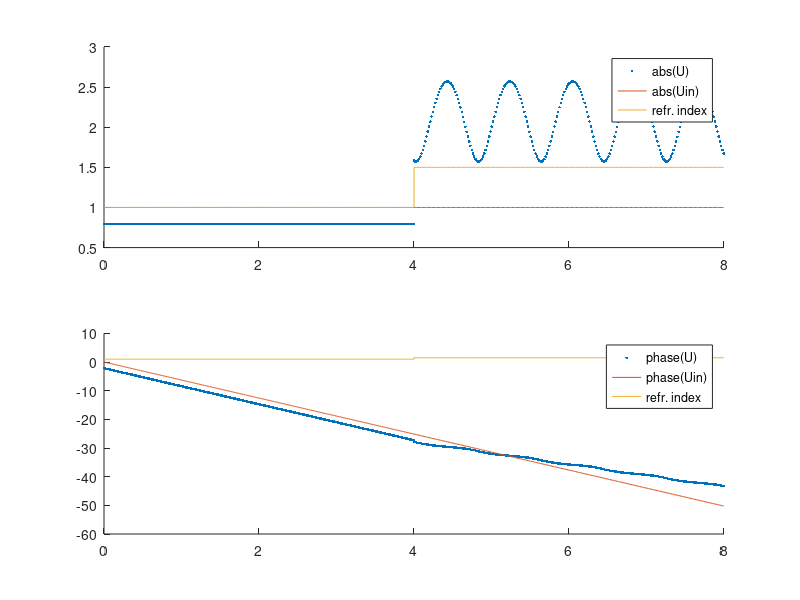

Source code (MATLAB):
tic

n_layers = 2;
seq =1;
eps_r = 1.5^2; %relative permitivitty
n = eps_r^0.5; %refractive index
air_thickness = 1;
ratio = ((sqrt(5) + 1)/2);
k_max = 2*pi;
k_min = pi;
num_pts_per_lyr = 101;

DL1 = air_thickness/(num_pts_per_lyr-1);
DL2 = ratio*air_thickness/(num_pts_per_lyr-1);

%k_vec = 0:2*pi/1000:2*pi;
k_vec = 2*pi;
len_vec = length(k_vec);
tau_arr = zeros(1,len_vec);
ref_arr = zeros(1,len_vec);

%n_obj_arr = [1 1 (get_multilayer_eps(seq, n_layers, eps_r)).^0.5 1 1];
%wid_arr = get_width(n_obj_arr, air_thickness, ratio);
%wid_arr([1 2 (end-1) end]) = air_thickness;

n_obj_arr = [1 1.5];
wid_arr = [4 4];

num_objs = length(n_obj_arr);
n_obj_eff_arr = [n_obj_arr(1)];
wid_eff_arr = [wid_arr(1)];
for i = 2:num_objs
    if n_obj_arr(i) == n_obj_arr(i-1)
        wid_eff_arr(end) = wid_eff_arr(end) + wid_arr(i);
    else
        n_obj_eff_arr(end+1) = n_obj_arr(i);
        wid_eff_arr(end+1) = wid_arr(i);
    end
end


num_objs_eff = length(n_obj_eff_arr);
num_pts_eff_each_lyr = zeros(1,num_objs_eff);
z_arr = 0:DL1:wid_eff_arr(1);
n_arr = ones(1,length(z_arr));
for i = 1:num_objs_eff
    if n_obj_eff_arr(i) == 1
        num_pts_eff_each_lyr(i) = fix(wid_eff_arr(i)/DL1) + 1;
        if i>1
            z_append = sum(wid_eff_arr(1:i-1)):DL1:sum(wid_eff_arr(1:i));
            z_arr = [z_arr, z_append];
            n_arr = [n_arr, ones(1, length(z_append))];
        end
    else
        num_pts_eff_each_lyr(i) = fix(wid_eff_arr(i)/DL2) + 1;
        z_append = sum(wid_eff_arr(1:i-1)):DL2:sum(wid_eff_arr(1:i));
        z_arr = [z_arr, z_append];
        n_arr = [n_arr, n_obj_eff_arr(i)*ones(1, length(z_append))];
    end
end

num_eq = sum(num_pts_eff_each_lyr);

k = 2*pi;

A = zeros(num_eq);
b = zeros(num_eq, 1);

Uin = @(z) exp(-1j*k.*z);

alpha_in = -1j*k;
alpha_s  = 1j*k;

intN1N1_1 = DL1/3;
intN1N2_1 = DL1/6;
intN2N2_1 = DL1/3;

intN1N1_2 = DL2/3;
intN1N2_2 = DL2/6;
intN2N2_2 = DL2/3;

off_diag_1 = -1/DL1 - k^2*intN1N2_1;
diag_1 = 2/DL1 - k^2*(intN1N1_1 + intN2N2_1);

off_diag_2 = -1/DL2 - (k*n)^2*intN1N2_2;
diag_2 = 2/DL2 - (k*n)^2*(intN1N1_2 + intN2N2_2);

id_eq =1;
A(1,[1 2]) = [(diag_1/2+alpha_s) off_diag_1];
for i = 2:(num_pts_eff_each_lyr(1)-1)
    id_eq = id_eq + 1;
    A(i,[i-1 i i+1]) = [off_diag_1 diag_1 off_diag_1];
end
id_eq = id_eq+1;
A(id_eq, [(id_eq-1) (id_eq) (id_eq+1) (id_eq+2)]) = [off_diag_1 diag_1/2 diag_2/2 off_diag_2];
b(id_eq) = -alpha_in;

for id_obj = 2:(num_objs_eff-1)
    if n_obj_eff_arr(id_obj) ~= 1
        id_eq = id_eq+1;
        A(id_eq, [id_eq-1 id_eq]) = [-1 1];
        b(id_eq) = Uin(sum(wid_eff_arr(1:id_obj-1)));
        for i = 2:num_pts_eff_each_lyr(id_obj)-1
            id_eq = id_eq + 1;
            A(id_eq,[id_eq-1 id_eq id_eq+1]) = [off_diag_2 diag_2 off_diag_2];
        end
        id_eq = id_eq+1;
        A(id_eq, [(id_eq-1) (id_eq) (id_eq+1) (id_eq+2)]) = [off_diag_2 diag_2/2 diag_1/2 off_diag_1];
        b(id_eq) = alpha_in;
        
    else
        id_eq = id_eq+1;
        A(id_eq, [id_eq-1 id_eq]) = [1 -1];
        b(id_eq) = Uin(sum(wid_eff_arr(1:id_obj-1)));
        for i = 2:num_pts_eff_each_lyr(id_obj)-1
            id_eq = id_eq + 1;
            A(id_eq,[id_eq-1 id_eq id_eq+1]) = [off_diag_1 diag_1 off_diag_1];
        end
        id_eq = id_eq+1;
        A(id_eq, [(id_eq-1) (id_eq) (id_eq+1) (id_eq+2)]) = [off_diag_1 diag_1/2 diag_2/2 off_diag_2];
        b(id_eq) = -alpha_in;
    end
end

id_eq = id_eq+1;
A(id_eq, [id_eq-1 id_eq]) = [1 -1];
b(id_eq) = Uin(sum(wid_eff_arr(1:end-1)));
for i = 2:(num_pts_eff_each_lyr(end)-1)
    id_eq = id_eq + 1;
    A(id_eq,[id_eq-1 id_eq id_eq+1]) = [off_diag_1 diag_1 off_diag_1];
end
id_eq = id_eq + 1;
A(id_eq, [(id_eq-1) (id_eq)]) = [off_diag_1 (diag_1/2-alpha_s)];
b(id_eq) = -alpha_in;

U = (A\b)';

Uin_arr = Uin(z_arr);

figure
subplot(2,1,1)
hold on
plot(z_arr, abs(U),'.')
plot(z_arr, abs(Uin_arr))
plot(z_arr, n_arr)
legend('abs(U)','abs(Uin)', 'refr. index')

subplot(2,1,2)
hold on
plot(z_arr, unwrap(angle(U)),'.');
plot(z_arr, unwrap(angle(Uin_arr)));
plot(z_arr, n_arr)
legend('phase(U)','phase(Uin)', 'refr. index')

toc